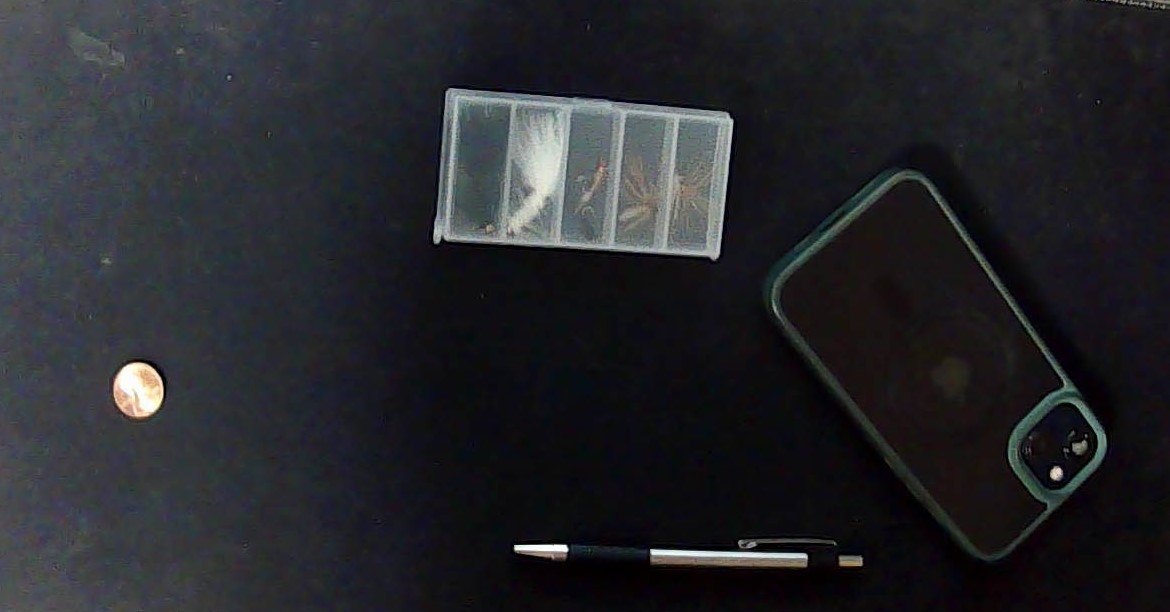
#> input picture image.jpg, 1170 x 612 px
$ python main.py   (older library calls are emulated)
#> lines starting #> are read from the running program, lines starting #| are printed output that depends on the picture; after the words box and inside, x2 and y2 are one past the last pixel; in counts of white or black regions, pixels touching at a corner belong together
from scipy.spatial import distance as dist
from imutils import perspective
from imutils import contours
import numpy as np
import imutils
import cv2

def midpoint(ptA, ptB):
	return ((ptA[0] + ptB[0]) * 0.5, (ptA[1] + ptB[1]) * 0.5)


def main():
    #width of a penny
    WIDTH = 0.75

    #load image into cv2
    image = cv2.imread("image.jpg")
#> image is the input picture: shape (612, 1170, 3); mean B, G, R 42.9, 38.7, 37.9
    #convert to grayscale
    gray = cv2.cvtColor(image, cv2.COLOR_BGR2GRAY)
    #applies a gaussian blur
    gray = cv2.GaussianBlur(gray, (7, 7), 0)

    #creates binary image with thin edges
    edges = cv2.Canny(gray, 50, 100)
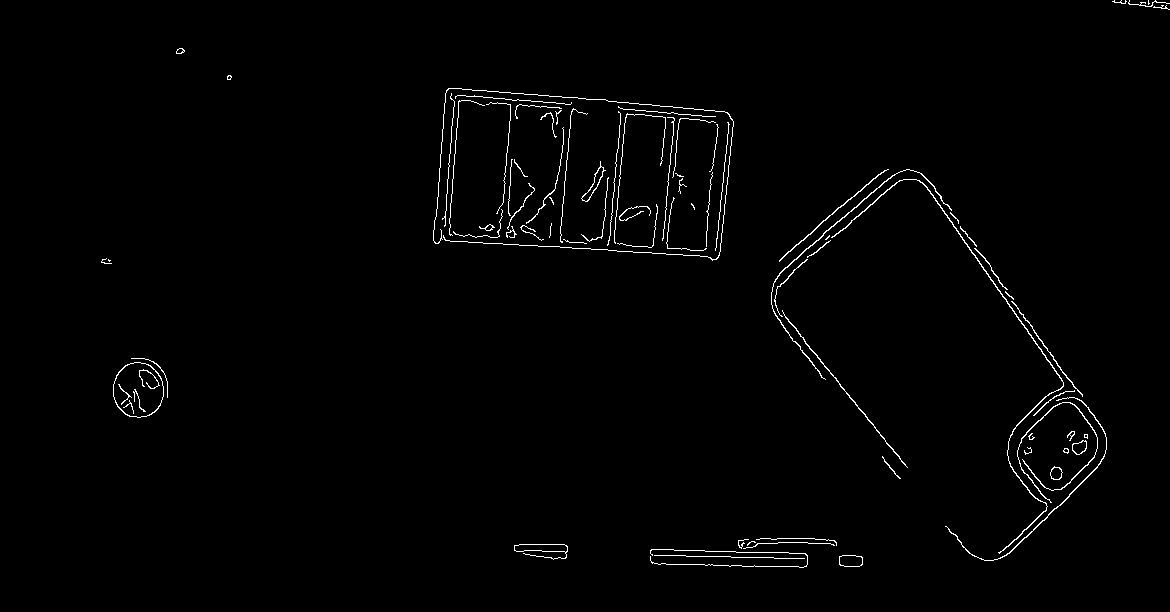
#> edges: shape (612, 1170); 1.2% white in thin lines or dots, all inside (x1, y1, x2, y2) = (101, 0, 1170, 568)
    #thickens detected edges, increasing contrast between edges and rest of image
    edges = cv2.dilate(edges, None, iterations=1)
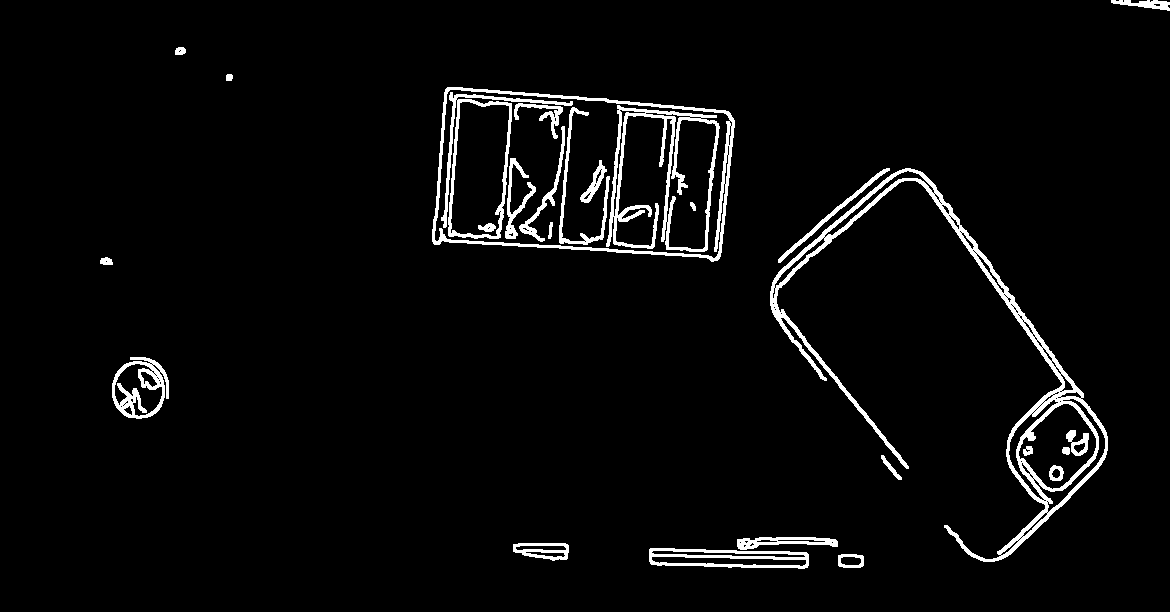
#> edges: shape (612, 1170); 3.8% white; 27 white regions, largest, box (x1, y1, x2, y2) and area: (770, 168, 1108, 562) 8788, (606, 105, 720, 252) 3659, (432, 87, 735, 262) 3251
    #thins edges back to being proportional
    edges = cv2.erode(edges, None, iterations=1)
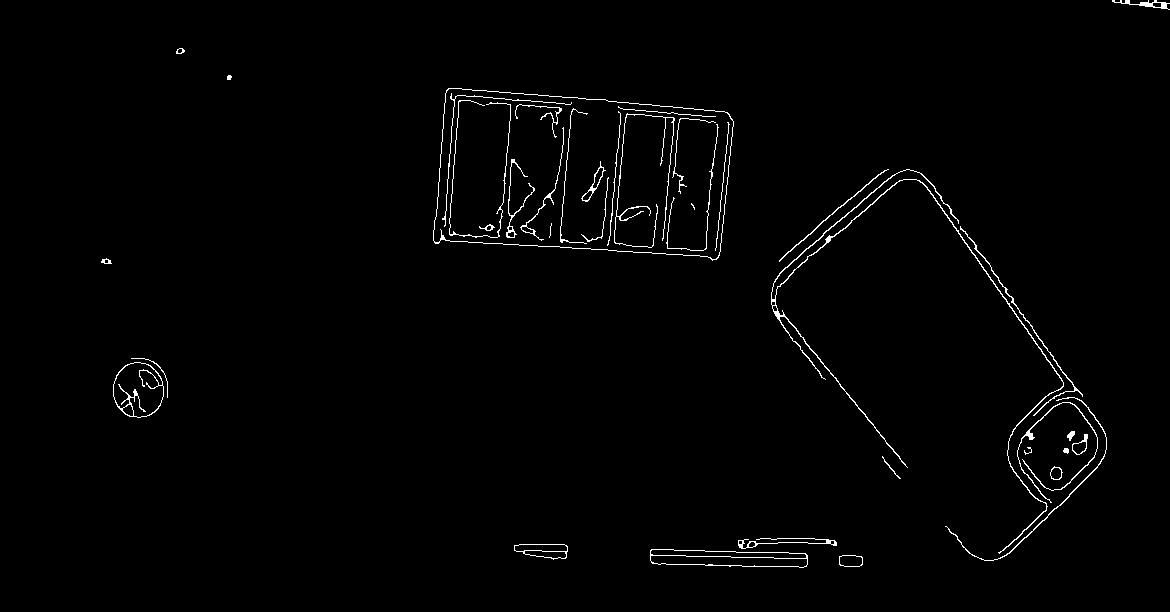
#> edges: shape (612, 1170); 1.3% white in thin lines or dots, all inside (x1, y1, x2, y2) = (101, 0, 1170, 568)

    #returns new image from conts in the original
    conts = cv2.findContours(edges.copy(), cv2.RETR_EXTERNAL, cv2.CHAIN_APPROX_SIMPLE)
#> conts = 22 contours, 5 with area under 20; largest, box (x1, y1, x2, y2) and area: (433, 88, 734, 261) 42930, (113, 362, 164, 418) 2186, (650, 549, 808, 568) 2184, (771, 169, 1064, 554) 736, (514, 544, 568, 560) 593
    conts = imutils.grab_contours(conts)
    (conts, _) = contours.sort_contours(conts)

    #instantiates colors and reference object
    colors = ((0, 0, 255), (240, 0, 159), (0, 165, 255), (255, 255, 0), (255, 0, 255))
    refObj = None

    for c in conts:
        #filter out insignificant contours
        if cv2.contourArea(c) < 100:
            continue
        box = cv2.minAreaRect(c)
        if imutils.is_cv2(): box = cv2.cv.BoxPoints(box)
        else: box = cv2.boxPoints(box)

        box = np.array(box, dtype="int")
        box = perspective.order_points(box)

        center = (np.average(box[:, 0]), np.average(box[:, 1]))

        if refObj is None:
            (tl, tr, br, bl) = box
            #coordinates of left side of box
            midL = midpoint(tl, bl)
            #coordinates of right side of box
            midR = midpoint(tr, br)


            D = dist.euclidean(midL, midR)
            refObj = (box, center, D / WIDTH)
            continue

        orig = image.copy()
        cv2.drawContours(orig, [box.astype("int")], -1, (0, 255, 0), 2)
        cv2.drawContours(orig, [refObj[0].astype("int")], -1, (0, 255, 0), 2)
        # stack the reference coordinates and the object coordinates
        # to include the object center
        refCoords = np.vstack([refObj[0], refObj[1]])
        objCoords = np.vstack([box, center])

        y_spacer = 20
        for ((xA, yA), (xB, yB), color) in zip(refCoords, objCoords, colors):
            #mark points on corners of box and connect with lines
            cv2.circle(orig, (int(xA), int(yA)), 5, color, -1)
            cv2.circle(orig, (int(xB), int(yB)), 5, color, -1)
            cv2.line(orig, (int(xA), int(yA)), (int(xB), int(yB)), color, 2)
            #Use scipy.spatial to convert image distance to imperial inches
            D = dist.euclidean((xA, yA), (xB, yB)) / refObj[2]
            (mX, mY) = midpoint((xA, yA), (xB, yB))

            #Draw text in legend
            cv2.putText(orig, "{:.1f}in".format(D), (15, y_spacer), cv2.FONT_HERSHEY_SIMPLEX, 0.55, color, 2)
            y_spacer += 20

        # show the output image
        cv2.imshow("Image", orig)
        cv2.waitKey(0)
#> this loop made 22 passes
#> (center, tl, tr, br, bl, midL, midR) on pass 2: ((138, 389.5), [113, 362], [163, 362], [163, 417], [113, 417], (113, 389.5), (163, 389.5))
#> (box, center) on passes 6, 7, 8, 9, 10, 12: ([[443, 86], [734, 108], [722, 264], [432, 242]], (582.8, 175)), ([[514, 544], [567, 544], [567, 559], [514, 559]], (540.5, 551.5)), ([[650, 548], [807, 552], [806, 568], [649, 563]], (728, 557.8)), ([[737, 538], [835, 535], [836, 544], [738, 548]], (786.5, 541.2)), ([[910, 158], [1142, 432], [982, 567], [750, 293]], (946, 362.5)), ([[839, 555], [862, 555], [862, 566], [839, 566]], (850.5, 560.5))
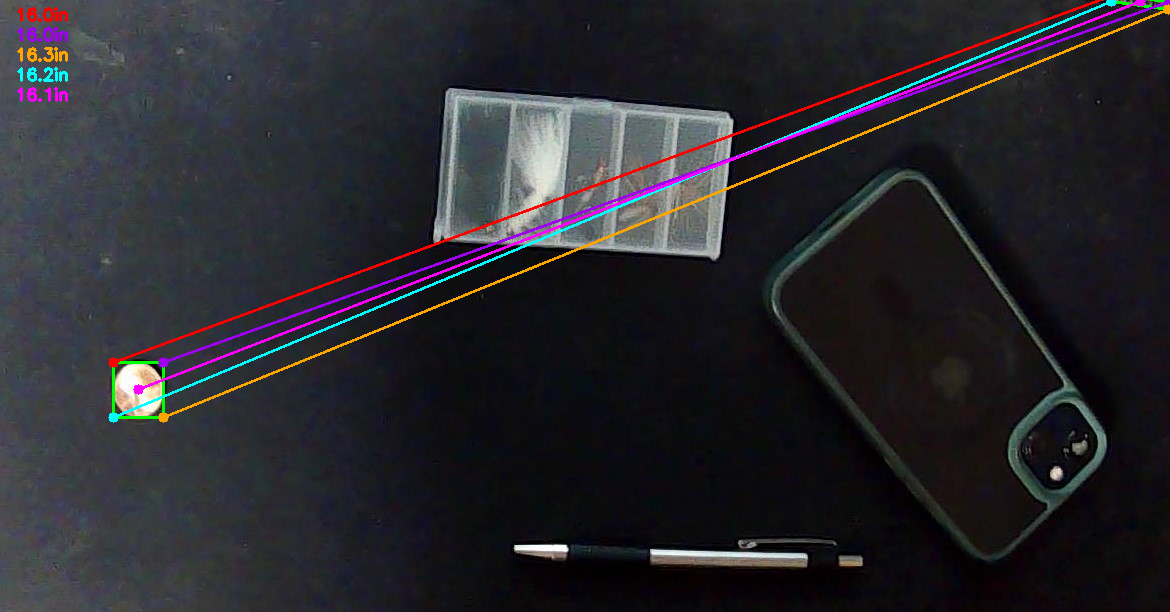
#> orig: shape (612, 1170, 3); mean B, G, R 44.7, 39.3, 40.7


main()
